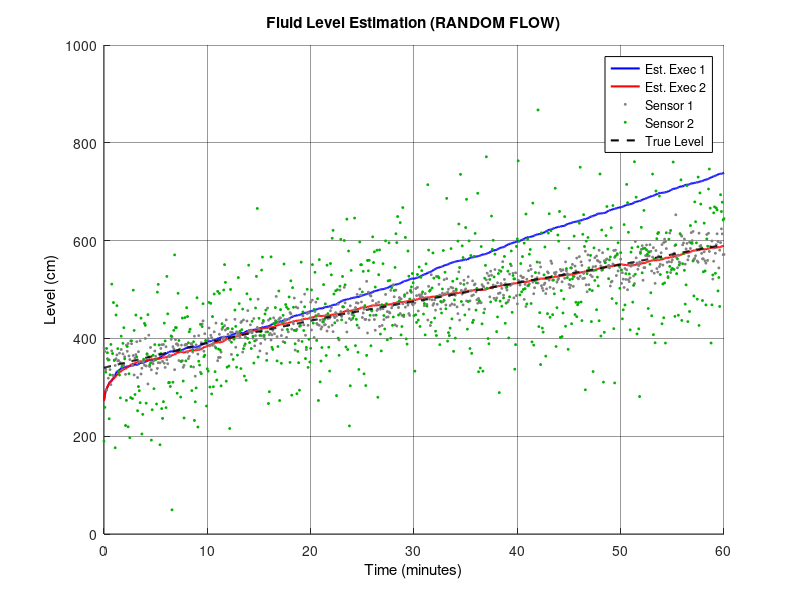
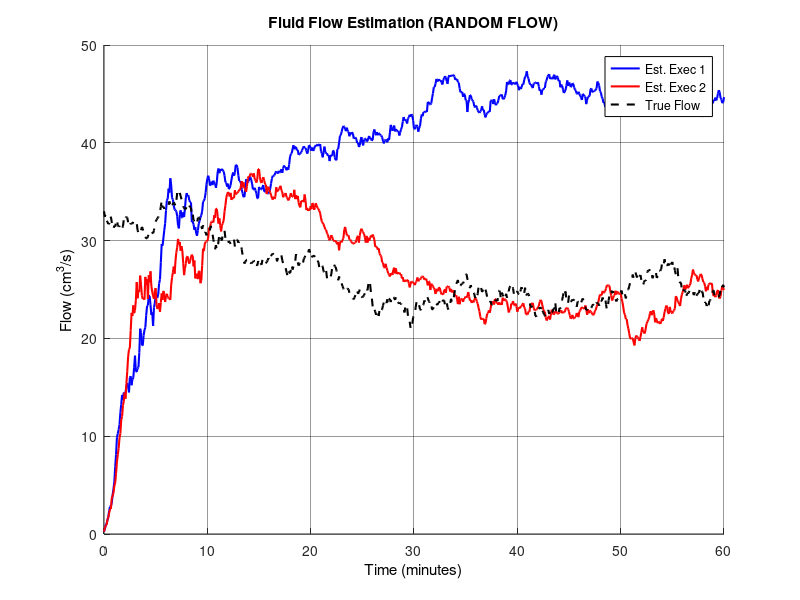
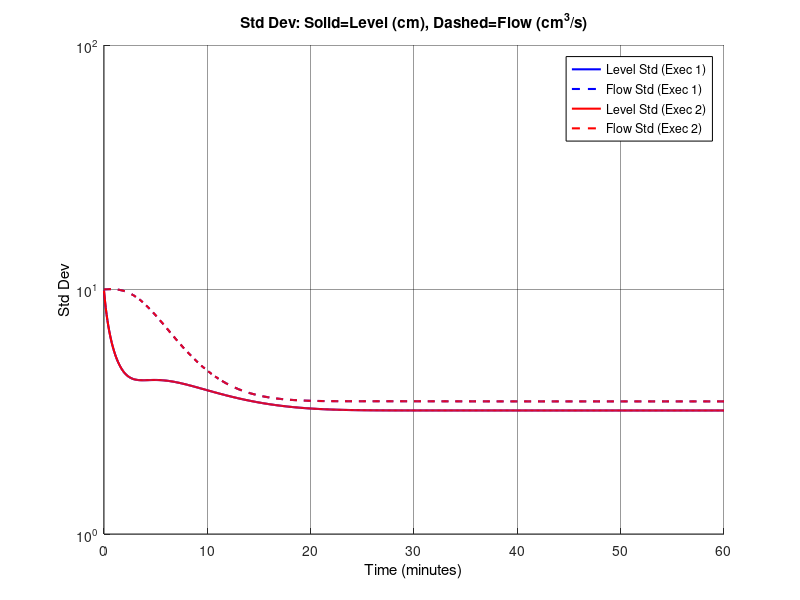

These figures' MATLAB source, in order:
% =========================================================================
% Script: kalman_flow_rnd.m
% Subject: Signal Processing for Communications
% Assignment: Lab 3 - Linear Estimation and Kalman Filtering
% Task: 7 (Random Fluctuating Flow)
% =========================================================================

clear; clc; close all;

%% 1. SYSTEM PARAMETERS AND CONFIGURATION

% --- Physical Constants ---
rho_kgm3 = 874;
rho_gcm3 = rho_kgm3 / 1000;
ch = 0.98 * rho_gcm3;

T = 5;
diameter = 22;
radius = diameter / 2;
Area = pi * radius^2;

% --- Simulation Duration ---
duration_min = 60;
N = (duration_min * 60) / T;
num_execs = 2;

% --- True System Values ---
l_true_init = 340;
q_true_init = 33;

% --- Kalman Filter Initialization Parameters ---
mu_l = 250;
sigma_l = 11;
mu_q = 0;
sigma_q = 10;

% Measurement Noise (TWO SENSORS)
sigma_v1 = 20;
sigma_v2 = 80;
R = [sigma_v1^2,    0;
    0,        sigma_v2^2];

% --- State Space Matrices ---
A = [1,  T/Area;
    0,       1];

H = [ch, 0;
    ch, 0];

% Process Noise Covariance Q (NOW NON-ZERO!)
% Flow has random increments with std dev = 0.35 cm^3/s
sigma_flow_increment = 0.35;
Q = [0,                         0;
    0,    sigma_flow_increment^2];

% Initial Error Covariance Matrix
Sigma_init = [sigma_l^2, 0;
    0,         sigma_q^2];

%% 2. SIMULATION LOOP

figure(1); set(gcf, 'Color', 'w'); set(gca, 'Color', 'w'); hold on; grid on;
set(gca, 'GridColor', 'k', 'GridAlpha', 0.4);
title('Fluid Level Estimation (RANDOM FLOW)', 'Color', 'k', 'FontWeight', 'bold');
xlabel('Time (minutes)', 'Color', 'k'); ylabel('Level (cm)', 'Color', 'k');

figure(2); set(gcf, 'Color', 'w'); set(gca, 'Color', 'w'); hold on; grid on;
set(gca, 'GridColor', 'k', 'GridAlpha', 0.4);
title('Fluid Flow Estimation (RANDOM FLOW)', 'Color', 'k', 'FontWeight', 'bold');
xlabel('Time (minutes)', 'Color', 'k'); ylabel('Flow (cm^3/s)', 'Color', 'k');

figure(3); set(gcf, 'Color', 'w'); set(gca, 'Color', 'w'); hold on; grid on;
set(gca, 'GridColor', 'k', 'GridAlpha', 0.4);
title('Std Dev of Estimation Error (RANDOM FLOW)', 'Color', 'k', 'FontWeight', 'bold');
xlabel('Time (minutes)', 'Color', 'k'); ylabel('Std Dev', 'Color', 'k');

colors = ['b', 'r'];

for k = 1:num_execs

    % --- Pre-allocation ---
    s_hat_hist = zeros(2, N+1);
    Sigma_hist_l = zeros(1, N+1);
    Sigma_hist_q = zeros(1, N+1);
    x_hist = zeros(2, N+1);
    s_true_hist = zeros(2, N+1);

    % --- Initialization ---
    s_hat = [mu_l; mu_q];
    Sigma = Sigma_init;
    s_true = [l_true_init; q_true_init];

    % --- Time Loop ---
    for i = 1:(N+1)

        % Simulate Reality with RANDOM FLOW
        if i > 1
            % Apply deterministic dynamics
            s_true = A * s_true;
            % Add random increment to flow (process noise)
            s_true(2) = s_true(2) + sigma_flow_increment * randn;
        end

        % Generate TWO Measurements
        x_n = H * s_true + [sigma_v1; sigma_v2] .* randn(2, 1);

        % Kalman Filter Step

        % Prediction (now accounts for process noise Q)
        s_pred = A * s_hat;
        Sigma_pred = A * Sigma * A' + Q;

        % Correction
        S = H * Sigma_pred * H' + R;
        K = Sigma_pred * H' / S;

        s_hat = s_pred + K * (x_n - H * s_pred);
        Sigma = (eye(2) - K * H) * Sigma_pred;

        % Storage
        s_hat_hist(:, i) = s_hat;
        s_true_hist(:, i) = s_true;
        x_hist(:, i) = x_n;

        Sigma_hist_l(i) = Sigma(1,1);
        Sigma_hist_q(i) = Sigma(2,2);
    end

    % --- Plotting Execution k ---
    time_vec = (0:N) * T / 60;

    % Fig 1: Level
    figure(1);
    plot(time_vec, s_hat_hist(1,:), 'Color', colors(k), 'LineWidth', 1.5, ...
        'DisplayName', sprintf('Est. Exec %d', k));

    % Fig 2: Flow
    figure(2);
    plot(time_vec, s_hat_hist(2,:), 'Color', colors(k), 'LineWidth', 1.5, ...
        'DisplayName', sprintf('Est. Exec %d', k));

    % Fig 3: Error Std Dev
    figure(3);
    plot(time_vec, sqrt(Sigma_hist_l), [colors(k) '-'], 'LineWidth', 1.5, ...
        'DisplayName', sprintf('Level Std (Exec %d)', k));
    plot(time_vec, sqrt(Sigma_hist_q), [colors(k) '--'], 'LineWidth', 1.5, ...
        'DisplayName', sprintf('Flow Std (Exec %d)', k));

    % Print asymptotic values (last 10% of simulation)
    fprintf('\n=== Execution %d ===\n', k);
    fprintf('Asymptotic Level Std: %.4f cm\n', mean(sqrt(Sigma_hist_l(end-70:end))));
    fprintf('Asymptotic Flow Std: %.4f cm^3/s\n', mean(sqrt(Sigma_hist_q(end-70:end))));
end

%% 3. FINALIZING PLOTS

time_vec = (0:N) * T / 60;

% --- Figure 1: Level ---
figure(1);
plot(time_vec, x_hist(1,:)/ch, '*', 'Color', [0.5 0.5 0.5], 'MarkerSize', 2, ...
    'DisplayName', 'Sensor 1');
plot(time_vec, x_hist(2,:)/ch, '*', 'Color', [0 0.7 0], 'MarkerSize', 2, ...
    'DisplayName', 'Sensor 2');
plot(time_vec, s_true_hist(1,:), 'k--', 'LineWidth', 1.5, 'DisplayName', 'True Level');
legend('Location', 'best', 'TextColor', 'k', 'Color', 'w', 'EdgeColor', 'k');

% --- Figure 2: Flow ---
figure(2);
plot(time_vec, s_true_hist(2,:), 'k--', 'LineWidth', 1.5, 'DisplayName', 'True Flow');
legend('Location', 'best', 'TextColor', 'k', 'Color', 'w', 'EdgeColor', 'k');

% --- Figure 3: Std Dev ---
figure(3);
legend('Location', 'best', 'TextColor', 'k', 'Color', 'w', 'EdgeColor', 'k');
title('Std Dev: Solid=Level (cm), Dashed=Flow (cm^3/s)', 'Color', 'k');
set(gca, 'YScale', 'log');
